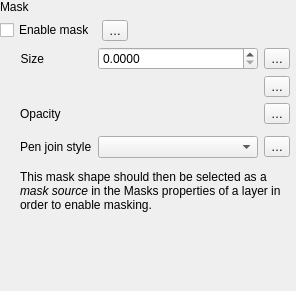
                    <widget class="QWidget" name="scrollAreaWidgetContents_31">
                     <property name="geometry">
                      <rect>
                       <x>0</x>
                       <y>0</y>
                       <width>296</width>
                       <height>291</height>
                      </rect>
                     </property>
                     <layout class="QVBoxLayout" name="verticalLayout_121">
                      <property name="leftMargin">
                       <number>0</number>
                      </property>
                      <property name="topMargin">
                       <number>0</number>
                      </property>
                      <property name="rightMargin">
                       <number>6</number>
                      </property>
                      <property name="bottomMargin">
                       <number>0</number>
                      </property>
                      <item>
                       <layout class="QGridLayout" name="gridLayout_361">
                        <item row="0" column="0" colspan="3">
                         <widget class="QLabel" name="label_99">
                          <property name="text">
                           <string>Mask</string>
                          </property>
                         </widget>
                        </item>
                        <item row="1" column="1">
                         <widget class="QgsPropertyOverrideButton" name="mEnableMaskDDBtn">
                          <property name="text">
                           <string>…</string>
                          </property>
                         </widget>
                        </item>
                        <item row="1" column="0">
                         <widget class="QCheckBox" name="mEnableMaskChkBx">
                          <property name="sizePolicy">
                           <sizepolicy hsizetype="Maximum" vsizetype="Fixed">
                            <horstretch>0</horstretch>
                            <verstretch>0</verstretch>
                           </sizepolicy>
                          </property>
                          <property name="text">
                           <string>Enable mask</string>
                          </property>
                         </widget>
                        </item>
                        <item row="1" column="2">
                         <spacer name="horizontalSpacer_131">
                          <property name="orientation">
                           <enum>Qt::Horizontal</enum>
                          </property>
                          <property name="sizeHint" stdset="0">
                           <size>
                            <width>0</width>
                            <height>20</height>
                           </size>
                          </property>
                         </spacer>
                        </item>
                        <item row="2" column="0" colspan="3">
                         <widget class="QFrame" name="mMaskFrame">
                          <layout class="QGridLayout" name="gridLayout_121">
                           <property name="leftMargin">
                            <number>20</number>
                           </property>
                           <property name="topMargin">
                            <number>0</number>
                           </property>
                           <property name="rightMargin">
                            <number>0</number>
                           </property>
                           <property name="bottomMargin">
                            <number>0</number>
                           </property>
                           <item row="3" column="1">
                            <widget class="QFrame" name="frame_51">
                             <property name="sizePolicy">
                              <sizepolicy hsizetype="Preferred" vsizetype="Maximum">
                               <horstretch>0</horstretch>
                               <verstretch>0</verstretch>
                              </sizepolicy>
                             </property>
                             <layout class="QHBoxLayout" name="horizontalLayout_101">
                              <property name="leftMargin">
                               <number>0</number>
                              </property>
                              <property name="topMargin">
                               <number>0</number>
                              </property>
                              <property name="rightMargin">
                               <number>0</number>
                              </property>
                              <property name="bottomMargin">
                               <number>0</number>
                              </property>
                             </layout>
                            </widget>
                           </item>
                           <item row="4" column="1">
                            <widget class="QgsPenJoinStyleComboBox" name="mMaskJoinStyleComboBox">
                             <property name="sizePolicy">
                              <sizepolicy hsizetype="Expanding" vsizetype="Fixed">
                               <horstretch>0</horstretch>
                               <verstretch>0</verstretch>
                              </sizepolicy>
                             </property>
                            </widget>
                           </item>
                           <item row="2" column="2">
                            <widget class="QgsPropertyOverrideButton" name="mMaskOpacityDDBtn">
                             <property name="text">
                              <string>…</string>
                             </property>
                            </widget>
                           </item>
                           <item row="5" column="0" colspan="3">
                            <widget class="QgsEffectStackCompactWidget" name="mMaskEffectWidget" native="true"/>
                           </item>
                           <item row="1" column="1">
                            <widget class="QgsUnitSelectionWidget" name="mMaskBufferUnitWidget" native="true">
                             <property name="focusPolicy">
                              <enum>Qt::StrongFocus</enum>
                             </property>
                            </widget>
                           </item>
                           <item row="4" column="2">
                            <widget class="QgsPropertyOverrideButton" name="mMaskJoinStyleDDBtn">
                             <property name="text">
                              <string>…</string>
                             </property>
                            </widget>
                           </item>
                           <item row="1" column="2">
                            <widget class="QgsPropertyOverrideButton" name="mMaskBufferUnitsDDBtn">
                             <property name="text">
                              <string>…</string>
                             </property>
                            </widget>
                           </item>
                           <item row="0" column="1">
                            <widget class="QgsDoubleSpinBox" name="mMaskBufferSizeSpinBox">
                             <property name="sizePolicy">
                              <sizepolicy hsizetype="Expanding" vsizetype="Fixed">
                               <horstretch>0</horstretch>
                               <verstretch>0</verstretch>
                              </sizepolicy>
                             </property>
                             <property name="minimumSize">
                              <size>
                               <width>0</width>
                               <height>0</height>
                              </size>
                             </property>
                             <property name="suffix">
                              <string/>
                             </property>
                             <property name="decimals">
                              <number>4</number>
                             </property>
                             <property name="maximum">
                              <double>999999999.000000000000000</double>
                             </property>
                             <property name="singleStep">
                              <double>0.100000000000000</double>
                             </property>
                             <property name="showClearButton" stdset="0">
                              <bool>false</bool>
                             </property>
                            </widget>
                           </item>
                           <item row="0" column="2">
                            <widget class="QgsPropertyOverrideButton" name="mMaskBufferSizeDDBtn">
                             <property name="text">
                              <string>…</string>
                             </property>
                            </widget>
                           </item>
                           <item row="2" column="1">
                            <widget class="QgsOpacityWidget" name="mMaskOpacityWidget" native="true">
                             <property name="focusPolicy">
                              <enum>Qt::StrongFocus</enum>
                             </property>
                            </widget>
                           </item>
                           <item row="0" column="0">
                            <widget class="QLabel" name="label_311">
                             <property name="sizePolicy">
                              <sizepolicy hsizetype="Maximum" vsizetype="Preferred">
                               <horstretch>0</horstretch>
                               <verstretch>0</verstretch>
                              </sizepolicy>
                             </property>
                             <property name="text">
                              <string>Size</string>
                             </property>
                             <property name="alignment">
                              <set>Qt::AlignRight|Qt::AlignTrailing|Qt::AlignVCenter</set>
                             </property>
                            </widget>
                           </item>
                           <item row="4" column="0">
                            <widget class="QLabel" name="label_51">
                             <property name="text">
                              <string>Pen join style</string>
                             </property>
                            </widget>
                           </item>
                           <item row="2" column="0">
                            <widget class="QLabel" name="mMaskTranspLabel_2">
                             <property name="enabled">
                              <bool>true</bool>
                             </property>
                             <property name="text">
                              <string>Opacity</string>
                             </property>
                            </widget>
                           </item>
                           <item row="6" column="0" colspan="3">
                            <widget class="QLabel" name="label">
                             <property name="text">
                              <string>&lt;html&gt;&lt;head/&gt;&lt;body&gt;&lt;p&gt;This mask shape should then be selected as a &lt;span style=&quot; font-style:italic;&quot;&gt;mask source&lt;/span&gt; in the Masks properties of a layer in order to enable masking.&lt;/p&gt;&lt;/body&gt;&lt;/html&gt;</string>
                             </property>
                             <property name="wordWrap">
                              <bool>true</bool>
                             </property>
                            </widget>
                           </item>
                           <item row="7" column="0">
                            <spacer name="verticalSpacer_2">
                             <property name="orientation">
                              <enum>Qt::Vertical</enum>
                             </property>
                             <property name="sizeHint" stdset="0">
                              <size>
                               <width>20</width>
                               <height>0</height>
                              </size>
                             </property>
                            </spacer>
                           </item>
                          </layout>
                         </widget>
                        </item>
                       </layout>
                      </item>
                     </layout>
                    </widget>
